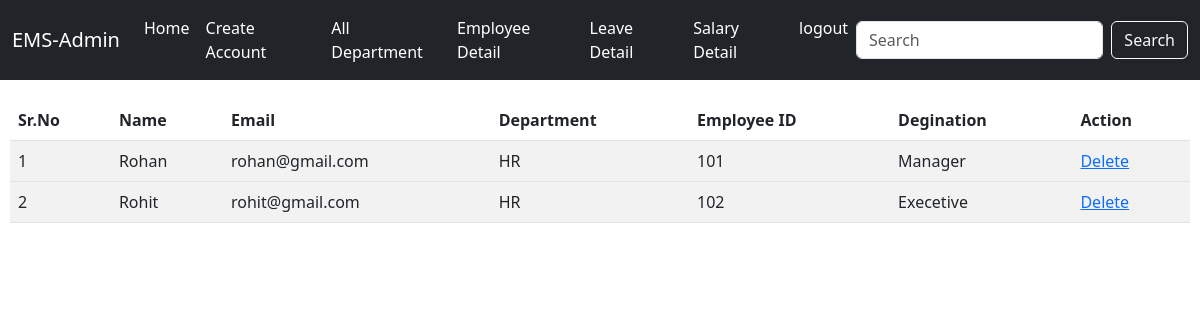
The page /allemployee2/ (signed in) on the database its author committed.
### emp_app/models.py (models this page shows, shortened)
class Userdetail(AbstractBaseUser,PermissionsMixin):
        email=models.EmailField(unique=True)
        username=models.CharField(max_length=100)
        department=models.CharField(max_length=100)
        employeename=models.CharField(max_length=100)
        employeepic=models.ImageField(upload_to='images/')
        fathername=models.CharField(max_length=100)
        mothername=models.CharField(max_length=100)
        employeeid=models.CharField(max_length=100)
        employeedegination=models.CharField(max_length=200)
        joiningdate=models.DateField(null=True)
        employeeleave=models.IntegerField(null=True)
        employeesalary=models.IntegerField(null=True)
        employeecontect=models.IntegerField(null=True)
        employeeaddress=models.CharField(max_length=200)
        Key=models.CharField(max_length=200,null=True)
        is_active = models.BooleanField(default=True)
        is_staff = models.BooleanField(default=False)
        objects=CustomuserdetailManager()
        USERNAME_FIELD='email'
        REQUIRED_FIELDS=['username','department']

### emp_app/views.py (the view)
# urls.py: path('allemployee2/',views.allemployee2),
@login_required
def allemployee2(request):
    userdep=request.user.department
    data=Userdetail.objects.all().exclude(department=userdep)
    return render(request,'admin/allemployee2.html',{'data':data})

### emp_app/templates/admin/allemployee2.html (shortened to what this page needs)
{% extends 'admin/admin_panel.html'%}
{% load static %}
{% block content %}
       <div style='margin:20px 10px'>
        <table class='table table-striped table-hover' >
            <thead>
            <tr>
                <th> Sr.No</th>
                <th> Name</th>
                <th> Email</th>
                <th> Department</th>
                <th> Employee ID</th>
                <th> Degination</th>
                <th> Action </th>
            </tr>
            <thead>
                {% for i in data %}
            <tbody>
            <tr>
                <td>{{forloop.counter}}</td>
                <td>{{i.username}}</td>
                <td>{{i.email}}</td>
                <td>{{i.department}}</td>
                <td>{{i.employeeid}}</td>
                <td>{{i.employeedegination}}</td>
                <td> <a href='/delete/{{i.id}}/' type='submit'> Delete </a></td>
            </tr>
            <tbody>
                {% endfor %}
        </table>
       </div>
{% endblock %}

### rows shown on the page
Userdetail: username "Rohan", email "rohan@gmail.com", department "HR", employeeid "101", employeedegination "Manager"
Userdetail: username "Rohit", email "rohit@gmail.com", department "HR", employeeid "102", employeedegination "Execetive"
